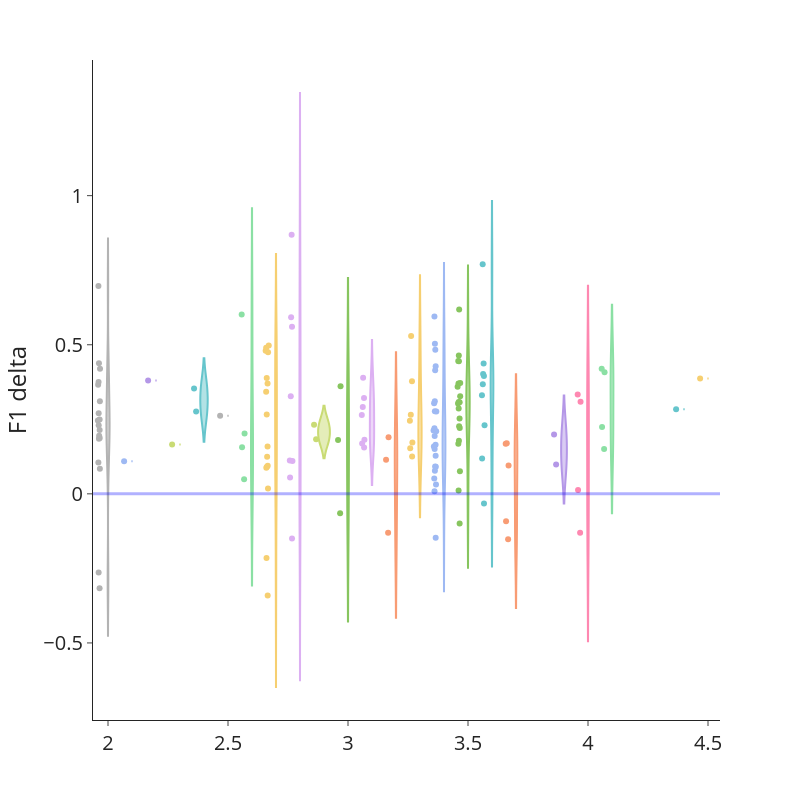

This figure's notebook cell:
### Code cell
import plotly.express as px


fig = px.violin(best_scores, x=traitname, y="progress", points = 'all', color = traitname,color_discrete_sequence= px.colors.qualitative.Pastel)


fig.update_layout(
    template='simple_white',
    width = 800, height=800,
    yaxis_title='F1 delta',
    xaxis_title='',
    font=dict(size=20),
    showlegend=False)
    

fig.add_shape(type="line",
    xref="paper",
    x0=0, y0=0,
    x1=1, y1=0,
    line=dict(
        color="blue",
        width=3,
    ))

fig.show()

### Figure 1 — Plotly figure (JSON) as saved in the notebook; plotly's stock layout.template omitted (floating-point values rounded to 4 significant figures)
{"data": [{"alignmentgroup": "True", "box": {"visible": false}, "hovertemplate": "Troph=%{x}<br>progress=%{y}<extra></extra>", "legendgroup": "3.6", "marker": {"color": "rgb(102, 197, 204)"}, "name": "3.6", "offsetgroup": "3.6", "orientation": "v", "points": "all", "scalegroup": "True", "showlegend": true, "type": "violin", "x": [3.6, 3.6, 3.6, 3.6, 3.6, 3.6, 3.6, 3.6, 3.6], "x0": " ", "xaxis": "x", "y": [0.1182, 0.3304, -0.03249, 0.2298, 0.4023, 0.7702, 0.3674, 0.395, 0.437], "y0": " ", "yaxis": "y"}, {"alignmentgroup": "True", "box": {"visible": false}, "hovertemplate": "Troph=%{x}<br>progress=%{y}<extra></extra>", "legendgroup": "2.7", "marker": {"color": "rgb(246, 207, 113)"}, "name": "2.7", "offsetgroup": "2.7", "orientation": "v", "points": "all", "scalegroup": "True", "showlegend": true, "type": "violin", "x": [2.7, 2.7, 2.7, 2.7, 2.7, 2.7, 2.7, 2.7, 2.7, 2.7, 2.7, 2.7, 2.7, 2.7, 2.7, 2.7], "x0": " ", "xaxis": "x", "y": [0.01767, 0.1587, -0.3407, 0.09092, -0.2153, 0.3698, 0.1241, 0.08786, 0.09394, 0.4975, 0.3422, 0.2659, 0.4802, 0.4745, 0.3889, 0.4903], "y0": " ", "yaxis": "y"}, {"alignmentgroup": "True", "box": {"visible": false}, "hovertemplate": "Troph=%{x}<br>progress=%{y}<extra></extra>", "legendgroup": "3.7", "marker": {"color": "rgb(248, 156, 116)"}, "name": "3.7", "offsetgroup": "3.7", "orientation": "v", "points": "all", "scalegroup": "True", "showlegend": true, "type": "violin", "x": [3.7, 3.7, 3.7, 3.7, 3.7], "x0": " ", "xaxis": "x", "y": [-0.09159, 0.09536, -0.1521, 0.1683, 0.1699], "y0": " ", "yaxis": "y"}, {"alignmentgroup": "True", "box": {"visible": false}, "hovertemplate": "Troph=%{x}<br>progress=%{y}<extra></extra>", "legendgroup": "2.8", "marker": {"color": "rgb(220, 176, 242)"}, "name": "2.8", "offsetgroup": "2.8", "orientation": "v", "points": "all", "scalegroup": "True", "showlegend": true, "type": "violin", "x": [2.8, 2.8, 2.8, 2.8, 2.8, 2.8, 2.8, 2.8], "x0": " ", "xaxis": "x", "y": [0.1105, -0.1499, 0.05521, 0.1117, 0.327, 0.5607, 0.5924, 0.8687], "y0": " ", "yaxis": "y"}, {"alignmentgroup": "True", "box": {"visible": false}, "hovertemplate": "Troph=%{x}<br>progress=%{y}<extra></extra>", "legendgroup": "3.5", "marker": {"color": "rgb(135, 197, 95)"}, "name": "3.5", "offsetgroup": "3.5", "orientation": "v", "points": "all", "scalegroup": "True", "showlegend": true, "type": "violin", "x": [3.5, 3.5, 3.5, 3.5, 3.5, 3.5, 3.5, 3.5, 3.5, 3.5, 3.5, 3.5, 3.5, 3.5, 3.5, 3.5, 3.5, 3.5, 3.5, 3.5], "x0": " ", "xaxis": "x", "y": [0.2525, -0.09987, 0.1682, 0.07582, 0.01113, 0.3073, 0.2862, 0.2265, 0.6178, 0.4454, 0.1783, 0.3084, 0.4638, 0.2207, 0.3593, 0.3273, 0.3028, 0.37, 0.3719, 0.4446], "y0": " ", "yaxis": "y"}, {"alignmentgroup": "True", "box": {"visible": false}, "hovertemplate": "Troph=%{x}<br>progress=%{y}<extra></extra>", "legendgroup": "3.4", "marker": {"color": "rgb(158, 185, 243)"}, "name": "3.4", "offsetgroup": "3.4", "orientation": "v", "points": "all", "scalegroup": "True", "showlegend": true, "type": "violin", "x": [3.4, 3.4, 3.4, 3.4, 3.4, 3.4, 3.4, 3.4, 3.4, 3.4, 3.4, 3.4, 3.4, 3.4, 3.4, 3.4, 3.4, 3.4, 3.4, 3.4, 3.4, 3.4, 3.4, 3.4], "x0": " ", "xaxis": "x", "y": [0.05125, 0.09073, 0.03142, 0.09175, 0.07725, -0.1475, 0.008736, 0.1505, 0.2772, 0.2203, 0.2122, 0.1281, 0.1936, 0.1584, 0.1643, 0.2102, 0.4281, 0.3038, 0.2764, 0.595, 0.3103, 0.4828, 0.5035, 0.4146], "y0": " ", "yaxis": "y"}, {"alignmentgroup": "True", "box": {"visible": false}, "hovertemplate": "Troph=%{x}<br>progress=%{y}<extra></extra>", "legendgroup": "4.0", "marker": {"color": "rgb(254, 136, 177)"}, "name": "4.0", "offsetgroup": "4.0", "orientation": "v", "points": "all", "scalegroup": "True", "showlegend": true, "type": "violin", "x": [4, 4, 4, 4], "x0": " ", "xaxis": "x", "y": [0.01253, -0.1301, 0.3086, 0.3336], "y0": " ", "yaxis": "y"}, {"alignmentgroup": "True", "box": {"visible": false}, "hovertemplate": "Troph=%{x}<br>progress=%{y}<extra></extra>", "legendgroup": "2.9", "marker": {"color": "rgb(201, 219, 116)"}, "name": "2.9", "offsetgroup": "2.9", "orientation": "v", "points": "all", "scalegroup": "True", "showlegend": true, "type": "violin", "x": [2.9, 2.9], "x0": " ", "xaxis": "x", "y": [0.2315, 0.1827], "y0": " ", "yaxis": "y"}, {"alignmentgroup": "True", "box": {"visible": false}, "hovertemplate": "Troph=%{x}<br>progress=%{y}<extra></extra>", "legendgroup": "2.6", "marker": {"color": "rgb(139, 224, 164)"}, "name": "2.6", "offsetgroup": "2.6", "orientation": "v", "points": "all", "scalegroup": "True", "showlegend": true, "type": "violin", "x": [2.6, 2.6, 2.6, 2.6], "x0": " ", "xaxis": "x", "y": [0.2023, 0.1562, 0.04863, 0.6013], "y0": " ", "yaxis": "y"}, {"alignmentgroup": "True", "box": {"visible": false}, "hovertemplate": "Troph=%{x}<br>progress=%{y}<extra></extra>", "legendgroup": "3.9", "marker": {"color": "rgb(180, 151, 231)"}, "name": "3.9", "offsetgroup": "3.9", "orientation": "v", "points": "all", "scalegroup": "True", "showlegend": true, "type": "violin", "x": [3.9, 3.9], "x0": " ", "xaxis": "x", "y": [0.09846, 0.1987], "y0": " ", "yaxis": "y"}, {"alignmentgroup": "True", "box": {"visible": false}, "hovertemplate": "Troph=%{x}<br>progress=%{y}<extra></extra>", "legendgroup": "2.0", "marker": {"color": "rgb(179, 179, 179)"}, "name": "2.0", "offsetgroup": "2.0", "orientation": "v", "points": "all", "scalegroup": "True", "showlegend": true, "type": "violin", "x": [2, 2, 2, 2, 2, 2, 2, 2, 2, 2, 2, 2, 2, 2, 2, 2, 2, 2], "x0": " ", "xaxis": "x", "y": [0.1876, -0.2637, 0.2489, -0.3165, 0.2463, 0.2138, 0.2701, 0.1945, 0.08442, 0.1051, 0.4195, 0.438, 0.3748, 0.1846, 0.2301, 0.3105, 0.697, 0.3656], "y0": " ", "yaxis": "y"}, {"alignmentgroup": "True", "box": {"visible": false}, "hovertemplate": "Troph=%{x}<br>progress=%{y}<extra></extra>", "legendgroup": "2.4", "marker": {"color": "rgb(102, 197, 204)"}, "name": "2.4", "offsetgroup": "2.4", "orientation": "v", "points": "all", "scalegroup": "True", "showlegend": true, "type": "violin", "x": [2.4, 2.4], "x0": " ", "xaxis": "x", "y": [0.3536, 0.2758], "y0": " ", "yaxis": "y"}, {"alignmentgroup": "True", "box": {"visible": false}, "hovertemplate": "Troph=%{x}<br>progress=%{y}<extra></extra>", "legendgroup": "3.3", "marker": {"color": "rgb(246, 207, 113)"}, "name": "3.3", "offsetgroup": "3.3", "orientation": "v", "points": "all", "scalegroup": "True", "showlegend": true, "type": "violin", "x": [3.3, 3.3, 3.3, 3.3, 3.3, 3.3, 3.3], "x0": " ", "xaxis": "x", "y": [0.1252, 0.1533, 0.1726, 0.2452, 0.5291, 0.3776, 0.2653], "y0": " ", "yaxis": "y"}, {"alignmentgroup": "True", "box": {"visible": false}, "hovertemplate": "Troph=%{x}<br>progress=%{y}<extra></extra>", "legendgroup": "3.2", "marker": {"color": "rgb(248, 156, 116)"}, "name": "3.2", "offsetgroup": "3.2", "orientation": "v", "points": "all", "scalegroup": "True", "showlegend": true, "type": "violin", "x": [3.2, 3.2, 3.2], "x0": " ", "xaxis": "x", "y": [-0.1309, 0.1144, 0.1897], "y0": " ", "yaxis": "y"}, {"alignmentgroup": "True", "box": {"visible": false}, "hovertemplate": "Troph=%{x}<br>progress=%{y}<extra></extra>", "legendgroup": "3.1", "marker": {"color": "rgb(220, 176, 242)"}, "name": "3.1", "offsetgroup": "3.1", "orientation": "v", "points": "all", "scalegroup": "True", "showlegend": true, "type": "violin", "x": [3.1, 3.1, 3.1, 3.1, 3.1, 3.1, 3.1], "x0": " ", "xaxis": "x", "y": [0.1686, 0.1558, 0.2912, 0.1817, 0.2643, 0.3896, 0.3213], "y0": " ", "yaxis": "y"}, {"alignmentgroup": "True", "box": {"visible": false}, "hovertemplate": "Troph=%{x}<br>progress=%{y}<extra></extra>", "legendgroup": "3.0", "marker": {"color": "rgb(135, 197, 95)"}, "name": "3.0", "offsetgroup": "3.0", "orientation": "v", "points": "all", "scalegroup": "True", "showlegend": true, "type": "violin", "x": [3, 3, 3], "x0": " ", "xaxis": "x", "y": [-0.06479, 0.1807, 0.3605], "y0": " ", "yaxis": "y"}, {"alignmentgroup": "True", "box": {"visible": false}, "hovertemplate": "Troph=%{x}<br>progress=%{y}<extra></extra>", "legendgroup": "2.1", "marker": {"color": "rgb(158, 185, 243)"}, "name": "2.1", "offsetgroup": "2.1", "orientation": "v", "points": "all", "scalegroup": "True", "showlegend": true, "type": "violin", "x": [2.1], "x0": " ", "xaxis": "x", "y": [0.1095], "y0": " ", "yaxis": "y"}, {"alignmentgroup": "True", "box": {"visible": false}, "hovertemplate": "Troph=%{x}<br>progress=%{y}<extra></extra>", "legendgroup": "2.3", "marker": {"color": "rgb(201, 219, 116)"}, "name": "2.3", "offsetgroup": "2.3", "orientation": "v", "points": "all", "scalegroup": "True", "showlegend": true, "type": "violin", "x": [2.3], "x0": " ", "xaxis": "x", "y": [0.1656], "y0": " ", "yaxis": "y"}, {"alignmentgroup": "True", "box": {"visible": false}, "hovertemplate": "Troph=%{x}<br>progress=%{y}<extra></extra>", "legendgroup": "4.1", "marker": {"color": "rgb(139, 224, 164)"}, "name": "4.1", "offsetgroup": "4.1", "orientation": "v", "points": "all", "scalegroup": "True", "showlegend": true, "type": "violin", "x": [4.1, 4.1, 4.1, 4.1], "x0": " ", "xaxis": "x", "y": [0.1504, 0.2243, 0.4077, 0.4191], "y0": " ", "yaxis": "y"}, {"alignmentgroup": "True", "box": {"visible": false}, "hovertemplate": "Troph=%{x}<br>progress=%{y}<extra></extra>", "legendgroup": "2.2", "marker": {"color": "rgb(180, 151, 231)"}, "name": "2.2", "offsetgroup": "2.2", "orientation": "v", "points": "all", "scalegroup": "True", "showlegend": true, "type": "violin", "x": [2.2], "x0": " ", "xaxis": "x", "y": [0.3803], "y0": " ", "yaxis": "y"}, {"alignmentgroup": "True", "box": {"visible": false}, "hovertemplate": "Troph=%{x}<br>progress=%{y}<extra></extra>", "legendgroup": "2.5", "marker": {"color": "rgb(179, 179, 179)"}, "name": "2.5", "offsetgroup": "2.5", "orientation": "v", "points": "all", "scalegroup": "True", "showlegend": true, "type": "violin", "x": [2.5], "x0": " ", "xaxis": "x", "y": [0.2622], "y0": " ", "yaxis": "y"}, {"alignmentgroup": "True", "box": {"visible": false}, "hovertemplate": "Troph=%{x}<br>progress=%{y}<extra></extra>", "legendgroup": "4.4", "marker": {"color": "rgb(102, 197, 204)"}, "name": "4.4", "offsetgroup": "4.4", "orientation": "v", "points": "all", "scalegroup": "True", "showlegend": true, "type": "violin", "x": [4.4], "x0": " ", "xaxis": "x", "y": [0.2838], "y0": " ", "yaxis": "y"}, {"alignmentgroup": "True", "box": {"visible": false}, "hovertemplate": "Troph=%{x}<br>progress=%{y}<extra></extra>", "legendgroup": "4.5", "marker": {"color": "rgb(246, 207, 113)"}, "name": "4.5", "offsetgroup": "4.5", "orientation": "v", "points": "all", "scalegroup": "True", "showlegend": true, "type": "violin", "x": [4.5], "x0": " ", "xaxis": "x", "y": [0.3866], "y0": " ", "yaxis": "y"}], "layout": {"font": {"size": 20}, "height": 800, "legend": {"title": {"text": "Troph"}, "tracegroupgap": 0}, "margin": {"t": 60}, "shapes": [{"line": {"color": "blue", "width": 3}, "type": "line", "x0": 0, "x1": 1, "xref": "paper", "y0": 0, "y1": 0}], "showlegend": false, "violinmode": "overlay", "width": 800, "xaxis": {"anchor": "y", "categoryarray": [3.6, 2.7, 3.7, 2.8, 3.5, 3.4, 4, 2.9, 2.6, 3.9, 2, 2.4, 3.3, 3.2, 3.1, 3, 2.1, null, 2.3, 4.1, 2.2, 2.5, 4.4, 4.5], "categoryorder": "array", "domain": [0, 1], "title": {"text": ""}}, "yaxis": {"anchor": "x", "domain": [0, 1], "title": {"text": "F1 delta"}}}}
